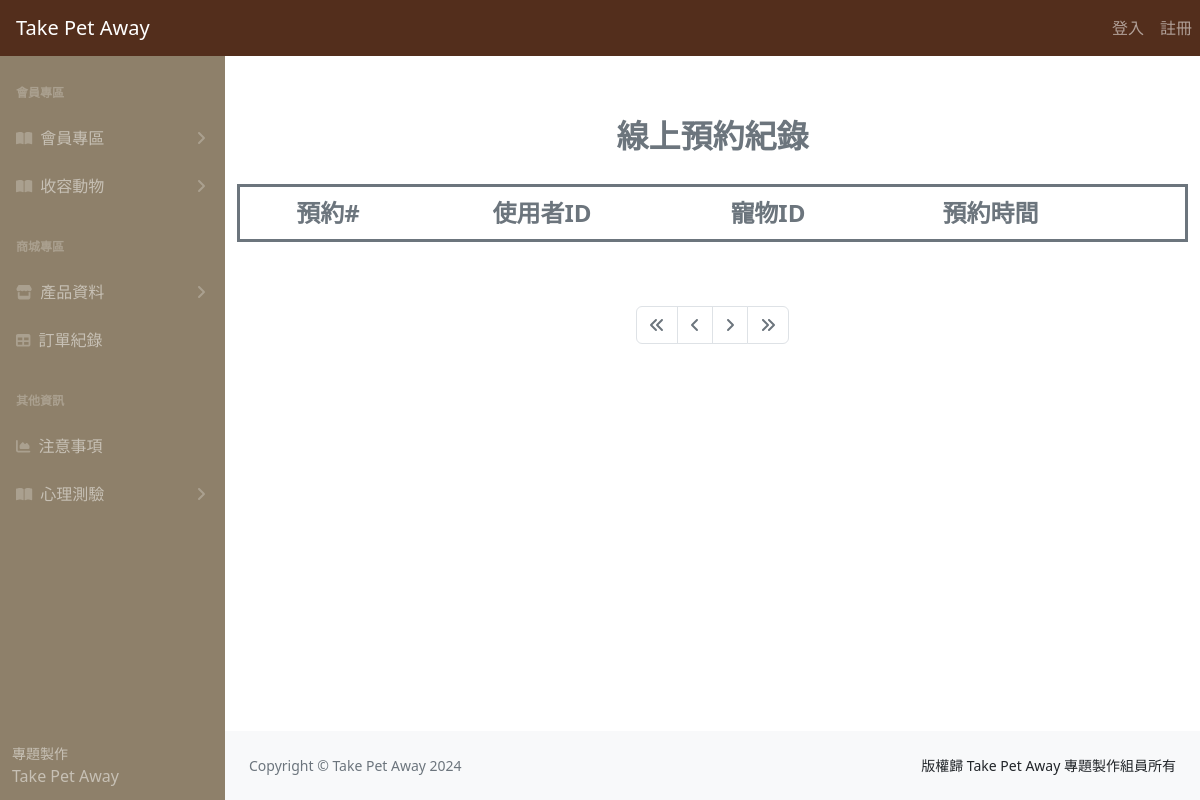
Before: /reserveList.php with the older database file.
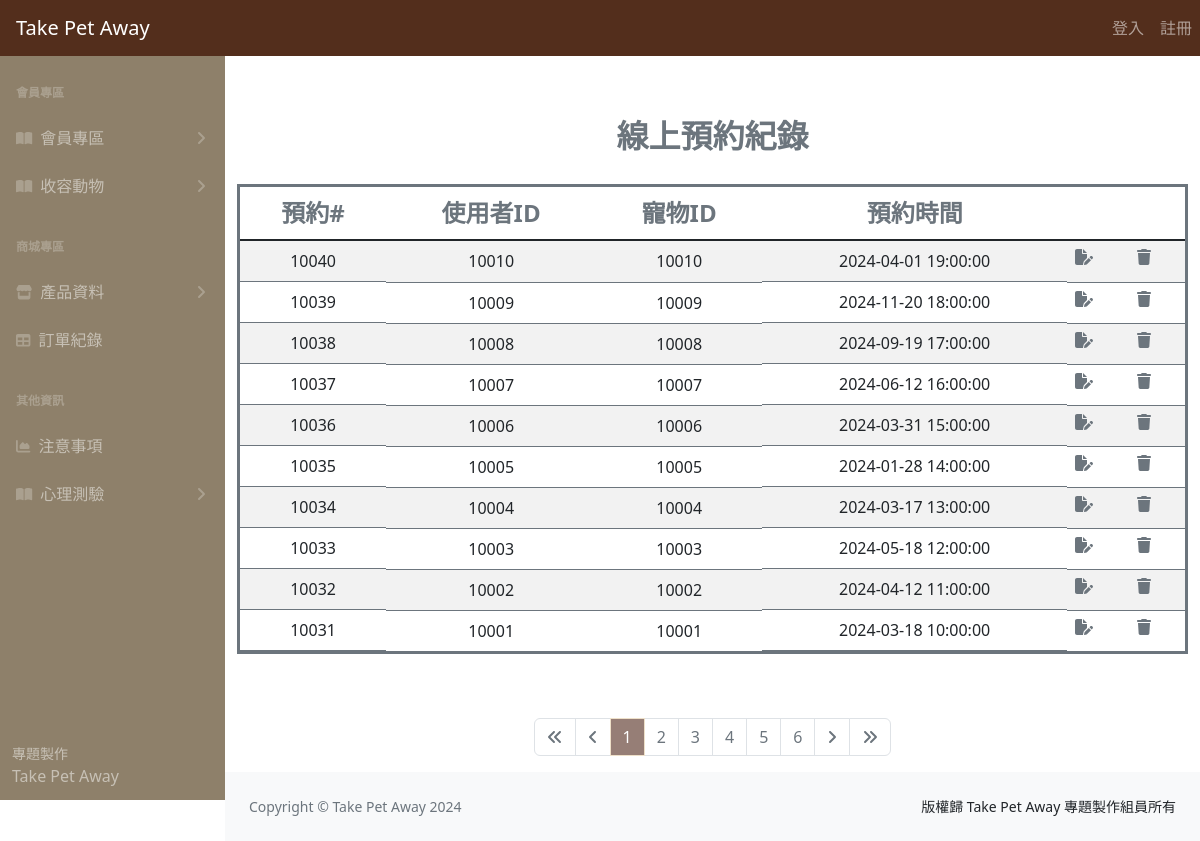
After: the same page with the newer database file.
### tables this page shows
CREATE TABLE
    `reserve_system` (
        `reservation_id` int (11) NOT NULL,
        `pet_id` int (11) NOT NULL,
        `user_id` int (11) NOT NULL,
        `time` datetime NOT NULL
    );

### reserveList.php (the view, shortened to what this page needs)
<?php
require __DIR__ . '/parts/pdo-connect.php';
$page = isset($_GET['page']) ? intval($_GET['page']) : 1;
$perPage = 10;
$t_sql = "SELECT * FROM reserve_system";
$t_stmt = $pdo->query($t_sql);
$totalRows = $t_stmt->fetch(PDO::FETCH_NUM)[0];
$totalPages = ceil($totalRows / $perPage);
$rows = [];
if ($totalRows > 0) {
  $sql = sprintf("SELECT * FROM reserve_system ORDER BY reservation_id  DESC LIMIT %s, %s", ($page - 1) * $perPage, $perPage);
  $rows = $pdo->query($sql)->fetchAll();
}
?>
<?php include __DIR__ . '/parts/1_head.php' ?>
<?php include __DIR__ . '/parts/2_nav.php' ?>
<?php include __DIR__ . '/parts/3_side_nav.php' ?>
<div class="container">
  <div class="row ">
    <h3 class="text-center mt-5 fw-bold lh-lg text-secondary fs-2">線上預約紀錄</h3>
    <div class="col table-striped table-hover ">
      <table class="table table-striped table-hover mt-2 border border-3 border-secondary">
        <thead>
          <tr class="text-center text-secondary fs-4">
            <th>預約#</th>
            <th>使用者ID</th>
            <th>寵物ID</th>
            <th>預約時間</th>
            <th><i></i></th>
            <th><i></i></th>
          </tr>
        </thead>
        <tbody class="table-group-divider">
          <?php foreach ($rows as $r) : ?>
            <tr class="text-center">
              <td class="d-flex justify-content-center"><?= $r['reservation_id'] ?></td>
              <td><?= $r['user_id'] ?></td>
              <td><?= $r['pet_id'] ?></td>
              <td class="d-flex justify-content-center"><?= $r['time'] ?></td>
              <td>
                <a href="reserveEdit.php?sid=<?= $r['reservation_id'] ?>" class="color-primary">
                  <i class="fa-solid fa-file-pen text-secondary d-flex justify-content-center  "></i>
              <td>
                <a href="javascript: deleteOne(<?= $r['reservation_id'] ?>)" class="color-primary">
                  <i class="fa-solid fa-trash text-secondary d-flex justify-content-center"></i>
                </a>
              </td>
              </a>
              </td>
            </tr>
          <?php endforeach ?>
        </tbody>
      </table>
    </div>
  </div>
  <div class="row mt-5">
    <div class="col d-flex justify-content-center">
      <nav aria-label="Page navigation example center ">
        <ul class="pagination ">
          <li class="page-item <?= $page == 1 ? 'disabled' : '' ?>">
            <a class="page-link" href="?page=1">
              <i class="fa-solid fa-angles-left"></i>
            </a>
          </li>
          <li class="page-item <?= $page == 1 ? 'disabled' : '' ?>">
            <a class="page-link" href="?page=<?= $page - 1 ?>">
              <i class="fa-solid fa-angle-left"></i>
            </a>
          </li>
          <?php for ($i = $page - 5; $i <= $page + 5; $i++) : ?>
            <?php if ($i >= 1 and $i <= $totalPages) : ?>
              <li class="page-item <?= $i != $page ?: 'active' ?>">
                <a class="page-link" href="?page=<?= $i ?>"><?= $i ?></a>
              </li>
            <?php endif ?>
          <?php endfor ?>
          <li class="page-item <?= $page == $totalPages ? 'disabled' : '' ?>">
            <a class="page-link" href="?page=<?= $page + 1 ?>">
              <i class="fa-solid fa-angle-right"></i>
            </a>
          </li>
          <li class="page-item <?= $page == $totalPages ? 'disabled' : '' ?>">
            <a class="page-link" href="?page=<?= $totalPages ?>">
              <i class="fa-solid fa-angles-right"></i>
            </a>
          </li>
        </ul>
      </nav>
    </div>
  </div>
</div>
<?php include __DIR__ . '/parts/4_footer.php' ?>
<?php include __DIR__ . '/parts/6_foot.php' ?>

Changed rows visible on the page:
added reserve_system: reservation_id "10040", user "10010", pet "10010", time "2024-04-01 19:00:00"
added reserve_system: reservation_id "10039", user "10009", pet "10009", time "2024-11-20 18:00:00"
added reserve_system: reservation_id "10038", user "10008", pet "10008", time "2024-09-19 17:00:00"
added reserve_system: reservation_id "10037", user "10007", pet "10007", time "2024-06-12 16:00:00"
added reserve_system: reservation_id "10036", user "10006", pet "10006", time "2024-03-31 15:00:00"
added reserve_system: reservation_id "10035", user "10005", pet "10005", time "2024-01-28 14:00:00"
added reserve_system: reservation_id "10034", user "10004", pet "10004", time "2024-03-17 13:00:00"
added reserve_system: reservation_id "10033", user "10003", pet "10003", time "2024-05-18 12:00:00"
added reserve_system: reservation_id "10032", user "10002", pet "10002", time "2024-04-12 11:00:00"
added reserve_system: reservation_id "10031", user "10001", pet "10001", time "2024-03-18 10:00:00"
Other visible differences:
new list line: "1"
new list line: "2"
new list line: "3"
new list line: "4"
new list line: "5"
new list line: "6"
